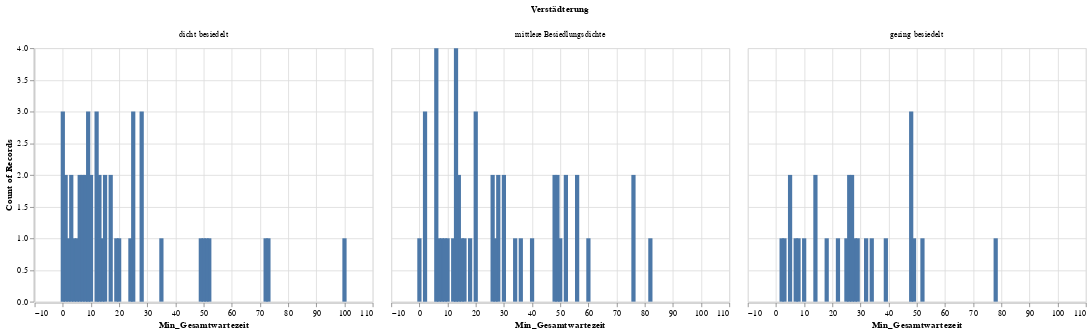

Notebook cell for this chart:
### Code cell
alt.Chart(allsample).mark_bar().encode(
    alt.X("Min_Gesamtwartezeit:Q"),
    y='count()',
    column= alt.Column(
    'Verstädterung:N',
    sort=["dicht besiedelt", "mittlere Besiedlungsdichte", "gering besiedelt"])
)
